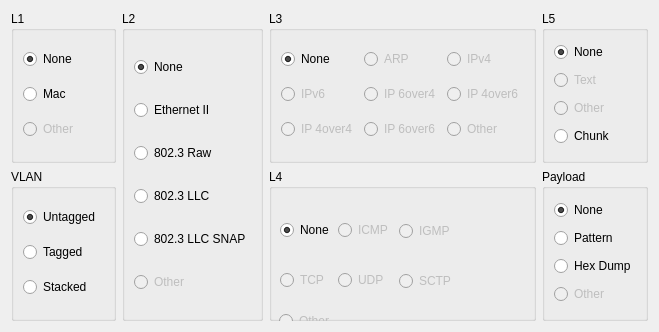
         <widget class="QWidget" name="page" >
          <property name="geometry" >
           <rect>
            <x>0</x>
            <y>0</y>
            <width>659</width>
            <height>332</height>
           </rect>
          </property>
          <attribute name="label" >
           <string>Simple</string>
          </attribute>
          <layout class="QGridLayout" >
           <item row="0" column="0" >
            <widget class="QGroupBox" name="gbL1Proto" >
             <property name="title" >
              <string>L1</string>
             </property>
             <layout class="QVBoxLayout" >
              <item>
               <widget class="QRadioButton" name="rbL1None" >
                <property name="text" >
                 <string>None</string>
                </property>
                <property name="checked" >
                 <bool>true</bool>
                </property>
               </widget>
              </item>
              <item>
               <widget class="QRadioButton" name="rbL1Mac" >
                <property name="text" >
                 <string>Mac</string>
                </property>
                <property name="checked" >
                 <bool>false</bool>
                </property>
               </widget>
              </item>
              <item>
               <widget class="QRadioButton" name="rbL1Other" >
                <property name="enabled" >
                 <bool>false</bool>
                </property>
                <property name="text" >
                 <string>Other</string>
                </property>
               </widget>
              </item>
             </layout>
            </widget>
           </item>
           <item rowspan="2" row="0" column="1" >
            <widget class="QGroupBox" name="gbFrameType" >
             <property name="enabled" >
              <bool>true</bool>
             </property>
             <property name="title" >
              <string>L2</string>
             </property>
             <layout class="QVBoxLayout" >
              <item>
               <widget class="QRadioButton" name="rbFtNone" >
                <property name="text" >
                 <string>None</string>
                </property>
                <property name="checked" >
                 <bool>true</bool>
                </property>
               </widget>
              </item>
              <item>
               <widget class="QRadioButton" name="rbFtEthernet2" >
                <property name="text" >
                 <string>Ethernet II</string>
                </property>
                <property name="checked" >
                 <bool>false</bool>
                </property>
               </widget>
              </item>
              <item>
               <widget class="QRadioButton" name="rbFt802Dot3Raw" >
                <property name="text" >
                 <string>802.3 Raw</string>
                </property>
               </widget>
              </item>
              <item>
               <widget class="QRadioButton" name="rbFt802Dot3Llc" >
                <property name="text" >
                 <string>802.3 LLC</string>
                </property>
                <property name="checked" >
                 <bool>false</bool>
                </property>
               </widget>
              </item>
              <item>
               <widget class="QRadioButton" name="rbFtLlcSnap" >
                <property name="text" >
                 <string>802.3 LLC SNAP</string>
                </property>
               </widget>
              </item>
              <item>
               <widget class="QRadioButton" name="rbFtOther" >
                <property name="enabled" >
                 <bool>false</bool>
                </property>
                <property name="text" >
                 <string>Other</string>
                </property>
               </widget>
              </item>
             </layout>
            </widget>
           </item>
           <item row="0" column="2" >
            <widget class="QGroupBox" name="gbL3Proto" >
             <property name="enabled" >
              <bool>true</bool>
             </property>
             <property name="title" >
              <string>L3</string>
             </property>
             <layout class="QGridLayout" >
              <item row="0" column="0" >
               <widget class="QRadioButton" name="rbL3None" >
                <property name="text" >
                 <string>None</string>
                </property>
                <property name="checked" >
                 <bool>true</bool>
                </property>
               </widget>
              </item>
              <item row="0" column="1" >
               <widget class="QRadioButton" name="rbL3Arp" >
                <property name="enabled" >
                 <bool>false</bool>
                </property>
                <property name="text" >
                 <string>ARP</string>
                </property>
               </widget>
              </item>
              <item row="0" column="2" >
               <widget class="QRadioButton" name="rbL3Ipv4" >
                <property name="enabled" >
                 <bool>false</bool>
                </property>
                <property name="text" >
                 <string>IPv4</string>
                </property>
                <property name="checked" >
                 <bool>false</bool>
                </property>
               </widget>
              </item>
              <item row="1" column="0" >
               <widget class="QRadioButton" name="rbL3Ipv6" >
                <property name="enabled" >
                 <bool>false</bool>
                </property>
                <property name="text" >
                 <string>IPv6</string>
                </property>
               </widget>
              </item>
              <item row="1" column="1" >
               <widget class="QRadioButton" name="rbL3Ip6over4" >
                <property name="enabled" >
                 <bool>false</bool>
                </property>
                <property name="text" >
                 <string>IP 6over4</string>
                </property>
                <property name="checked" >
                 <bool>false</bool>
                </property>
               </widget>
              </item>
              <item row="1" column="2" >
               <widget class="QRadioButton" name="rbL3Ip4over6" >
                <property name="enabled" >
                 <bool>false</bool>
                </property>
                <property name="text" >
                 <string>IP 4over6</string>
                </property>
                <property name="checked" >
                 <bool>false</bool>
                </property>
               </widget>
              </item>
              <item row="2" column="0" >
               <widget class="QRadioButton" name="rbL3Ip4over4" >
                <property name="enabled" >
                 <bool>false</bool>
                </property>
                <property name="text" >
                 <string>IP 4over4</string>
                </property>
                <property name="checked" >
                 <bool>false</bool>
                </property>
               </widget>
              </item>
              <item row="2" column="1" >
               <widget class="QRadioButton" name="rbL3Ip6over6" >
                <property name="enabled" >
                 <bool>false</bool>
                </property>
                <property name="text" >
                 <string>IP 6over6</string>
                </property>
                <property name="checked" >
                 <bool>false</bool>
                </property>
               </widget>
              </item>
              <item row="2" column="2" >
               <widget class="QRadioButton" name="rbL3Other" >
                <property name="enabled" >
                 <bool>false</bool>
                </property>
                <property name="text" >
                 <string>Other</string>
                </property>
               </widget>
              </item>
             </layout>
            </widget>
           </item>
           <item row="0" column="3" >
            <widget class="QGroupBox" name="gbL5Proto" >
             <property name="enabled" >
              <bool>true</bool>
             </property>
             <property name="title" >
              <string>L5</string>
             </property>
             <layout class="QVBoxLayout" >
              <item>
               <widget class="QRadioButton" name="rbL5None" >
                <property name="text" >
                 <string>None</string>
                </property>
                <property name="checked" >
                 <bool>true</bool>
                </property>
               </widget>
              </item>
              <item>
               <widget class="QRadioButton" name="rbL5Text" >
                <property name="enabled" >
                 <bool>false</bool>
                </property>
                <property name="text" >
                 <string>Text</string>
                </property>
               </widget>
              </item>
              <item>
               <widget class="QRadioButton" name="rbL5Other" >
                <property name="enabled" >
                 <bool>false</bool>
                </property>
                <property name="text" >
                 <string>Other</string>
                </property>
               </widget>
              </item>
              <item>
               <widget class="QRadioButton" name="Chunk" >
                <property name="text" >
                 <string>Chunk</string>
                </property>
               </widget>
              </item>
             </layout>
            </widget>
           </item>
           <item row="1" column="0" >
            <widget class="QGroupBox" name="gbVlan" >
             <property name="enabled" >
              <bool>true</bool>
             </property>
             <property name="title" >
              <string>VLAN</string>
             </property>
             <property name="checkable" >
              <bool>false</bool>
             </property>
             <property name="checked" >
              <bool>false</bool>
             </property>
             <layout class="QVBoxLayout" >
              <item>
               <widget class="QRadioButton" name="rbVlanNone" >
                <property name="text" >
                 <string>Untagged</string>
                </property>
                <property name="checked" >
                 <bool>true</bool>
                </property>
               </widget>
              </item>
              <item>
               <widget class="QRadioButton" name="rbVlanSingle" >
                <property name="text" >
                 <string>Tagged</string>
                </property>
               </widget>
              </item>
              <item>
               <widget class="QRadioButton" name="rbVlanDouble" >
                <property name="text" >
                 <string>Stacked</string>
                </property>
               </widget>
              </item>
             </layout>
            </widget>
           </item>
           <item row="1" column="2" >
            <widget class="QGroupBox" name="gbL4Proto" >
             <property name="enabled" >
              <bool>true</bool>
             </property>
             <property name="title" >
              <string>L4</string>
             </property>
             <widget class="QRadioButton" name="rbL4None" >
              <property name="geometry" >
               <rect>
                <x>11</x>
                <y>49</y>
                <width>52</width>
                <height>24</height>
               </rect>
              </property>
              <property name="text" >
               <string>None</string>
              </property>
              <property name="checked" >
               <bool>true</bool>
              </property>
             </widget>
             <widget class="QRadioButton" name="rbL4Icmp" >
              <property name="enabled" >
               <bool>false</bool>
              </property>
              <property name="geometry" >
               <rect>
                <x>69</x>
                <y>49</y>
                <width>52</width>
                <height>24</height>
               </rect>
              </property>
              <property name="text" >
               <string>ICMP</string>
              </property>
             </widget>
             <widget class="QRadioButton" name="rbL4Igmp" >
              <property name="enabled" >
               <bool>false</bool>
              </property>
              <property name="geometry" >
               <rect>
                <x>130</x>
                <y>50</y>
                <width>52</width>
                <height>24</height>
               </rect>
              </property>
              <property name="text" >
               <string>IGMP</string>
              </property>
             </widget>
             <widget class="QRadioButton" name="rbL4Tcp" >
              <property name="enabled" >
               <bool>false</bool>
              </property>
              <property name="geometry" >
               <rect>
                <x>11</x>
                <y>99</y>
                <width>52</width>
                <height>24</height>
               </rect>
              </property>
              <property name="text" >
               <string>TCP</string>
              </property>
             </widget>
             <widget class="QRadioButton" name="rbL4Udp" >
              <property name="enabled" >
               <bool>false</bool>
              </property>
              <property name="geometry" >
               <rect>
                <x>69</x>
                <y>99</y>
                <width>52</width>
                <height>24</height>
               </rect>
              </property>
              <property name="text" >
               <string>UDP</string>
              </property>
             </widget>
             <widget class="QRadioButton" name="rbL4Other" >
              <property name="enabled" >
               <bool>false</bool>
              </property>
              <property name="geometry" >
               <rect>
                <x>10</x>
                <y>140</y>
                <width>52</width>
                <height>24</height>
               </rect>
              </property>
              <property name="text" >
               <string>Other</string>
              </property>
             </widget>
             <widget class="QRadioButton" name="rbL4Mld" >
              <property name="enabled" >
               <bool>false</bool>
              </property>
              <property name="geometry" >
               <rect>
                <x>281</x>
                <y>49</y>
                <width>48</width>
                <height>24</height>
               </rect>
              </property>
              <property name="text" >
               <string>MLD</string>
              </property>
             </widget>
             <widget class="QRadioButton" name="rbL4Sctp" >
              <property name="enabled" >
               <bool>false</bool>
              </property>
              <property name="geometry" >
               <rect>
                <x>130</x>
                <y>100</y>
                <width>90</width>
                <height>24</height>
               </rect>
              </property>
              <property name="text" >
               <string>SCTP</string>
              </property>
             </widget>
            </widget>
           </item>
           <item row="1" column="3" >
            <widget class="QGroupBox" name="gbPayloadProto" >
             <property name="enabled" >
              <bool>true</bool>
             </property>
             <property name="title" >
              <string>Payload</string>
             </property>
             <layout class="QVBoxLayout" >
              <item>
               <widget class="QRadioButton" name="rbPayloadNone" >
                <property name="text" >
                 <string>None</string>
                </property>
                <property name="checked" >
                 <bool>true</bool>
                </property>
               </widget>
              </item>
              <item>
               <widget class="QRadioButton" name="rbPayloadPattern" >
                <property name="text" >
                 <string>Pattern</string>
                </property>
                <property name="checked" >
                 <bool>false</bool>
                </property>
               </widget>
              </item>
              <item>
               <widget class="QRadioButton" name="rbPayloadHexDump" >
                <property name="text" >
                 <string>Hex Dump</string>
                </property>
               </widget>
              </item>
              <item>
               <widget class="QRadioButton" name="rbPayloadOther" >
                <property name="enabled" >
                 <bool>false</bool>
                </property>
                <property name="text" >
                 <string>Other</string>
                </property>
               </widget>
              </item>
             </layout>
            </widget>
           </item>
          </layout>
         </widget>
